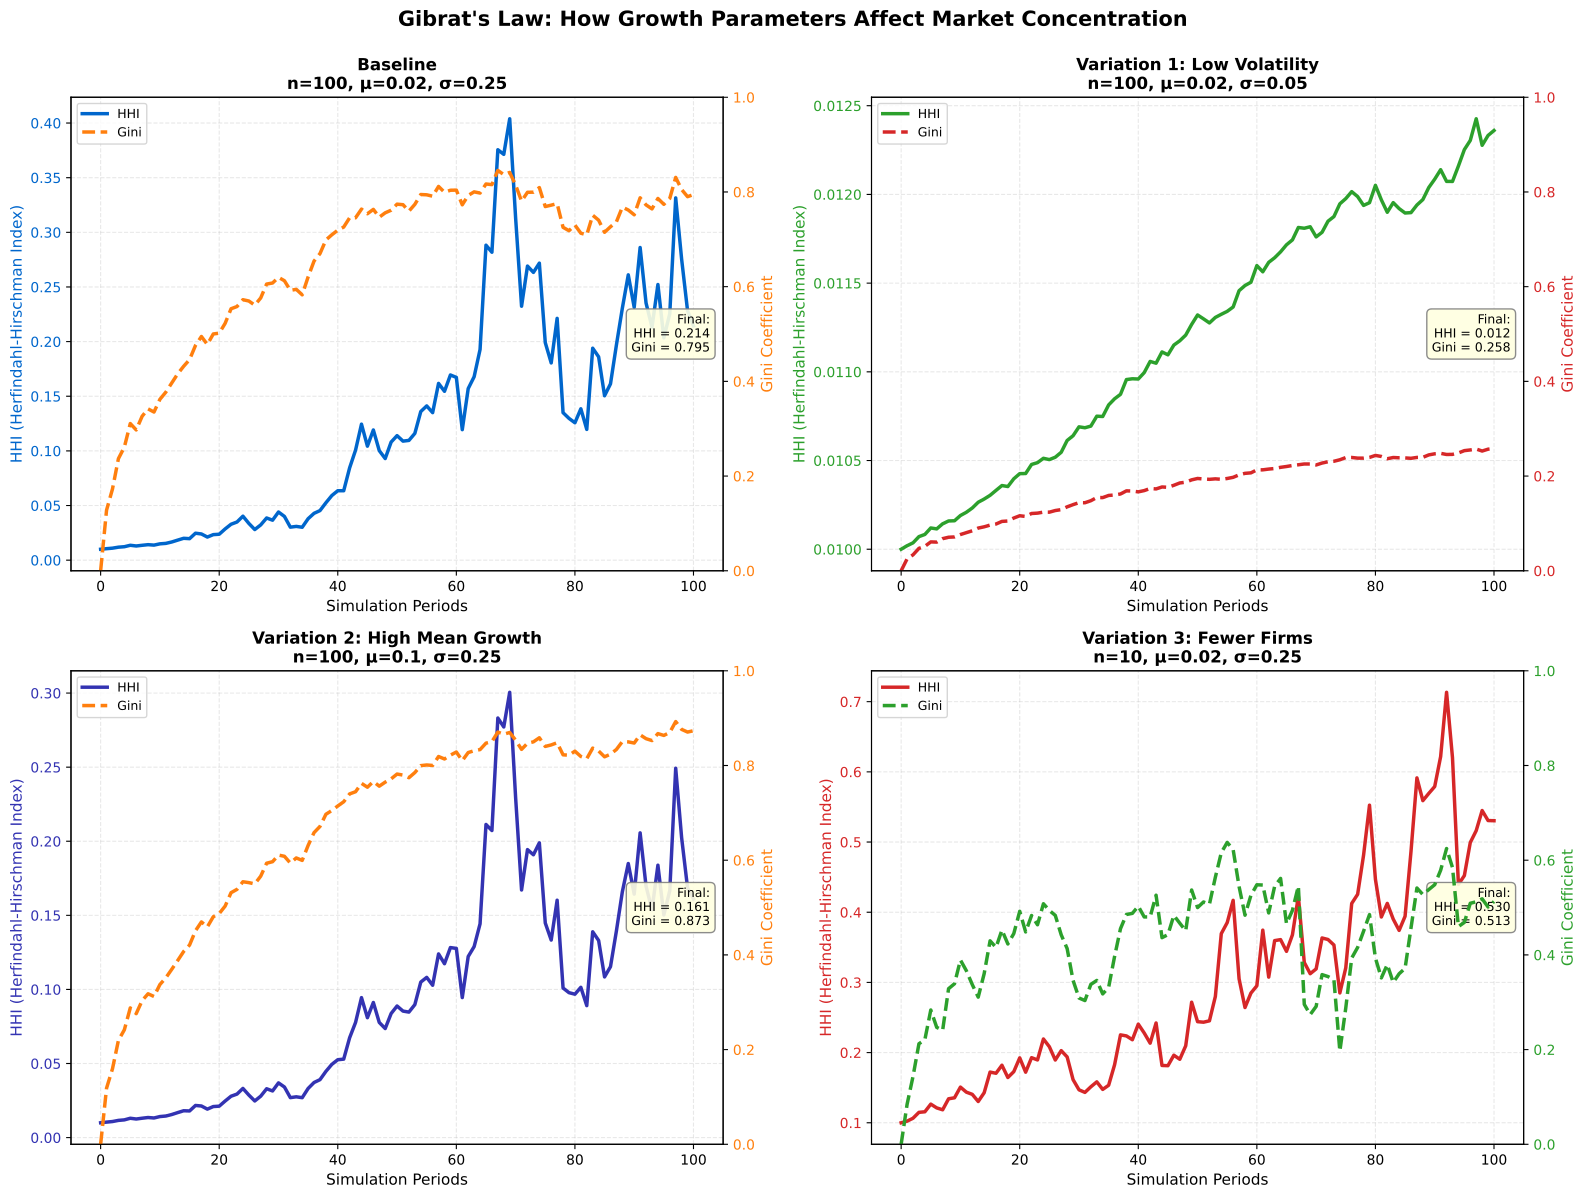

Here is the Python script that generated this plot:
"""Winner-Take-All Market Dynamics: Gibrat's Law Variations

Compares four scenarios to isolate drivers of market concentration.
"""
import matplotlib.pyplot as plt
import numpy as np
from pathlib import Path

plt.rcParams.update({
    'font.size': 11, 'axes.labelsize': 11, 'axes.titlesize': 12,
    'xtick.labelsize': 10, 'ytick.labelsize': 10, 'legend.fontsize': 9,
    'figure.figsize': (16, 12), 'figure.dpi': 150
})

MLPURPLE = '#3333B2'
MLBLUE = '#0066CC'
MLORANGE = '#FF7F0E'
MLGREEN = '#2CA02C'
MLRED = '#D62728'

def gibrat_simulation(n_firms=100, n_periods=100, mu=0.02, sigma=0.25, failure_threshold=0.1):
    """
    Simulate Gibrat's Law: Size_t = Size_{t-1} * (1 + eps_t), where eps_t ~ N(mu, sigma^2)

    Parameters:
    -----------
    n_firms : int
        Initial number of firms (platforms)
    n_periods : int
        Number of time periods to simulate
    mu : float
        Mean growth rate (slight advantage for larger firms via drift)
    sigma : float
        Standard deviation of growth rate
    failure_threshold : float
        Minimum size threshold (firms below this fail/exit)

    Returns:
    --------
    sizes_history : list of arrays
        Size distribution at each time period
    active_history : list of arrays
        Boolean mask of active firms at each time period
    """
    # Initialize with equal sizes
    sizes = np.ones(n_firms)
    sizes_history = [sizes.copy()]
    active_history = [np.ones(n_firms, dtype=bool)]

    for t in range(n_periods):
        # Gibrat's Law: proportional random growth
        growth_rates = 1 + np.random.normal(mu, sigma, n_firms)
        sizes = sizes * growth_rates

        # Firms below threshold fail
        active = sizes >= failure_threshold
        sizes[~active] = 0

        sizes_history.append(sizes.copy())
        active_history.append(active.copy())

    return sizes_history, active_history

def calculate_hhi(shares):
    """Calculate Herfindahl-Hirschman Index (sum of squared market shares)"""
    return np.sum(shares ** 2)

def calculate_gini(shares):
    """Calculate Gini coefficient of market concentration"""
    shares = shares[shares > 0]
    if len(shares) == 0:
        return 0
    shares = np.sort(shares)
    n = len(shares)
    index = np.arange(1, n + 1)
    return (np.sum((2 * index - n - 1) * shares)) / (n * np.sum(shares))

# Create 2x2 subplot
fig, axes = plt.subplots(2, 2, figsize=(16, 12))
axes = axes.flatten()

scenarios = [
    {'name': 'Baseline', 'n_firms': 100, 'mu': 0.02, 'sigma': 0.25, 'seed': 42, 'color_hhi': MLBLUE, 'color_gini': MLORANGE},
    {'name': 'Variation 1: Low Volatility', 'n_firms': 100, 'mu': 0.02, 'sigma': 0.05, 'seed': 42, 'color_hhi': MLGREEN, 'color_gini': MLRED},
    {'name': 'Variation 2: High Mean Growth', 'n_firms': 100, 'mu': 0.10, 'sigma': 0.25, 'seed': 42, 'color_hhi': MLPURPLE, 'color_gini': MLORANGE},
    {'name': 'Variation 3: Fewer Firms', 'n_firms': 10, 'mu': 0.02, 'sigma': 0.25, 'seed': 42, 'color_hhi': MLRED, 'color_gini': MLGREEN}
]

for idx, scenario in enumerate(scenarios):
    ax = axes[idx]

    # Set seed for reproducibility
    np.random.seed(scenario['seed'])

    # Run simulation
    sizes_history, active_history = gibrat_simulation(
        n_firms=scenario['n_firms'],
        n_periods=100,
        mu=scenario['mu'],
        sigma=scenario['sigma'],
        failure_threshold=0.1
    )

    # Calculate metrics over time
    hhi_history = []
    gini_history = []

    for sizes in sizes_history:
        active_sizes = sizes[sizes > 0]
        if len(active_sizes) > 0:
            shares = active_sizes / np.sum(active_sizes)
            hhi_history.append(calculate_hhi(shares))
            gini_history.append(calculate_gini(shares))
        else:
            hhi_history.append(0)
            gini_history.append(0)

    # Plot HHI on left y-axis
    ax_twin = ax.twinx()

    line1 = ax.plot(hhi_history, color=scenario['color_hhi'], linewidth=2.5, label='HHI')
    ax.set_xlabel('Simulation Periods', fontsize=11)
    ax.set_ylabel('HHI (Herfindahl-Hirschman Index)', fontsize=11, color=scenario['color_hhi'])
    ax.tick_params(axis='y', labelcolor=scenario['color_hhi'])
    ax.grid(True, alpha=0.3, linestyle='--')

    # Plot Gini on right y-axis
    line2 = ax_twin.plot(gini_history, color=scenario['color_gini'], linewidth=2.5, linestyle='--', label='Gini')
    ax_twin.set_ylabel('Gini Coefficient', fontsize=11, color=scenario['color_gini'])
    ax_twin.tick_params(axis='y', labelcolor=scenario['color_gini'])
    ax_twin.set_ylim(0, 1)

    # Add scenario title and parameters
    param_text = f"n={scenario['n_firms']}, μ={scenario['mu']}, σ={scenario['sigma']}"
    ax.set_title(f"{scenario['name']}\n{param_text}", fontsize=12, fontweight='bold')

    # Add legend
    lines = line1 + line2
    labels = [l.get_label() for l in lines]
    ax.legend(lines, labels, loc='upper left', frameon=True, fancybox=True)

    # Add final values annotation
    final_hhi = hhi_history[-1]
    final_gini = gini_history[-1]
    ax.text(0.98, 0.50, f'Final:\nHHI = {final_hhi:.3f}\nGini = {final_gini:.3f}',
            transform=ax.transAxes, fontsize=9, ha='right', va='center',
            bbox=dict(boxstyle='round,pad=0.4', facecolor='lightyellow',
                     edgecolor='gray', linewidth=1, alpha=0.9))

fig.suptitle('Gibrat\'s Law: How Growth Parameters Affect Market Concentration',
             fontsize=15, fontweight='bold', y=0.995)

plt.tight_layout()
plt.savefig(Path(__file__).parent / 'chart_varied.pdf', dpi=300, bbox_inches='tight')
plt.savefig(Path(__file__).parent / 'chart_varied.png', dpi=150, bbox_inches='tight')
plt.close()
print("Variation chart saved to chart_varied.pdf and chart_varied.png")
